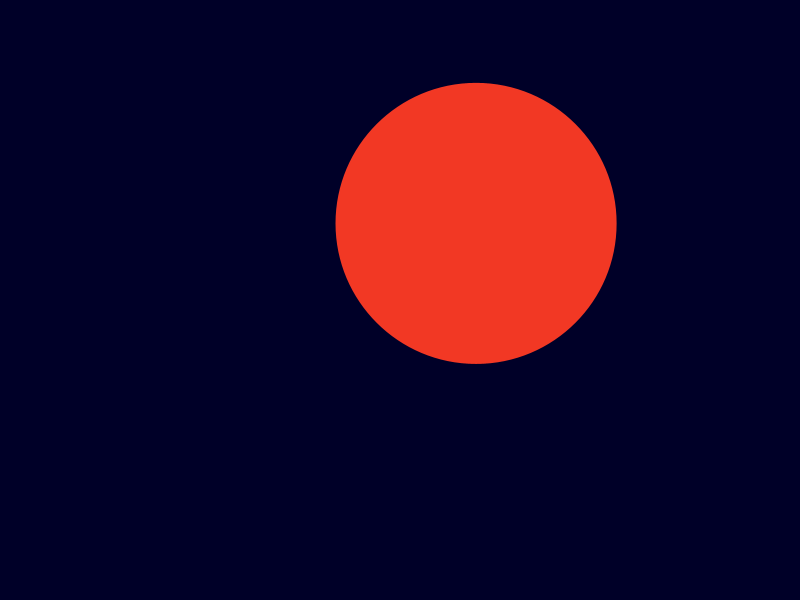
Frame 1 (no input)
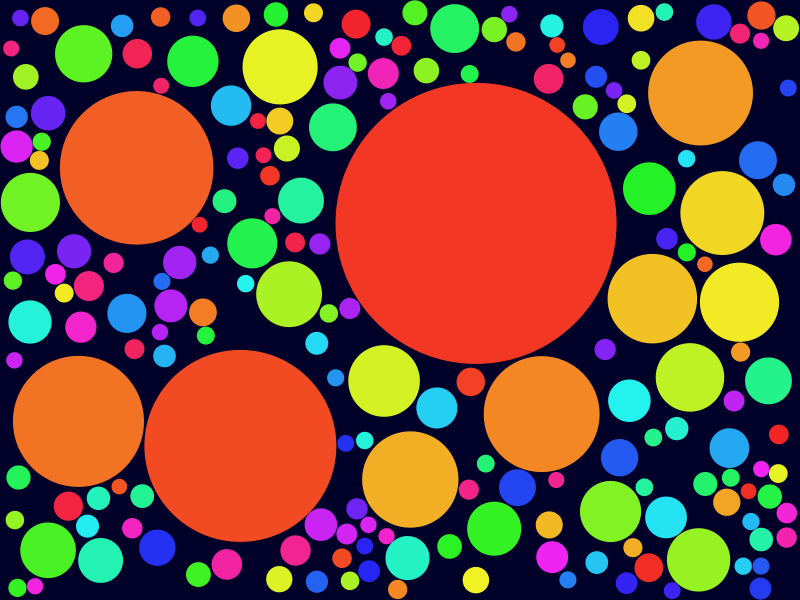
Frame 60 (the mouse pressed at the canvas centre just before this capture)
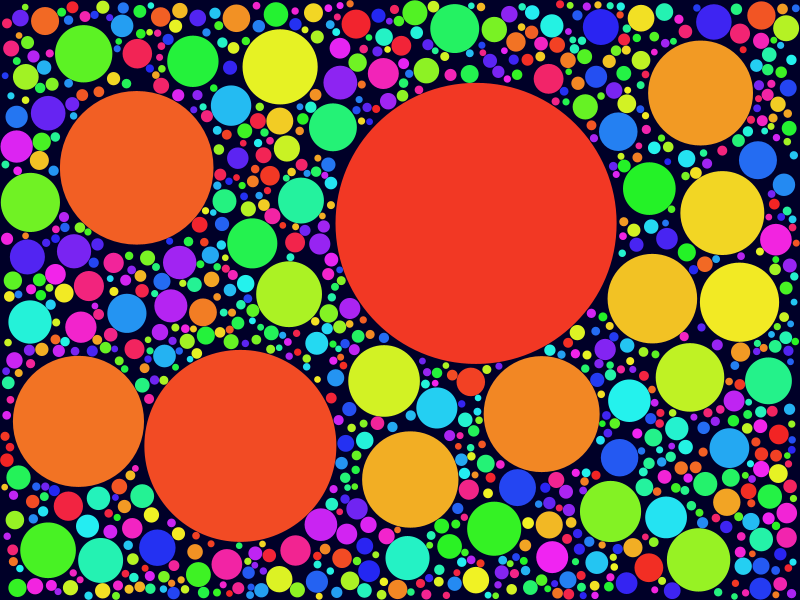
Frame 120 (the mouse held since frame 60 and released just before this capture)

The Processing sketch that drew these frames (run headless with seeded random() and noise(); from frame 60 on, the mouse is pressed at the canvas centre):

// Processing sketch: RandomTiling
// ── RandomTiling.pde
/*
 * Random Tiling
 * By Philippe Guglielmetti, aka Dr. Goulu (2011)
 * https://openprocessing.org/@Goulu/40422
 * https://drgoulu.com/2011/10/03/pavages-aleatoires/
 * 
 * Inspired by Paul Bourke (http://paulbourke.net/texture_colour/randomtile/)
 * 
 * Updated for modern Processing (3.x / 4.x) & OpenProcessing
 */

float c = 1.1;
int n = 0; // 0=circles, 10=stars, 3=triangles, 4=squares, 5=pentagons, 6=hexagons
float totalArea;
int currentIndex = 1;
int maxTrials = 5000;
ArrayList<Poly> polys;

float g(int idx) {
  return pow(idx, -c);
}

float riemannZeta() {
  float s = 0;
  for (int idx = 1; g(idx) > 1E-6; idx++) {
    s += g(idx);
  }
  return s;
}

float angle2D(float x1, float y1, float x2, float y2) {
  float dtheta = atan2(y2, x2) - atan2(y1, x1);
  while (dtheta > PI) dtheta -= 2 * PI;
  while (dtheta < -PI) dtheta += 2 * PI;
  return dtheta;
}

boolean lineIntersect(float x1, float y1, float x2, float y2, float x3, float y3, float x4, float y4) {
  float eps = 1e-9;
  float denom = (y4 - y3) * (x2 - x1) - (x4 - x3) * (y2 - y1);
  float numera = (x4 - x3) * (y1 - y3) - (y4 - y3) * (x1 - x3);
  float numerb = (x2 - x1) * (y1 - y3) - (y2 - y1) * (x1 - x3);

  if (abs(numera) < eps && abs(numerb) < eps && abs(denom) < eps) {
    return true; // Coincident lines
  }
  if (abs(denom) < eps) {
    return false; // Parallel lines
  }

  float mua = numera / denom;
  float mub = numerb / denom;
  if (mua < 0 || mua > 1 || mub < 0 || mub > 1) {
    return false;
  }
  return true; // Segment intersection
}

class Poly {
  int pts; // Number of vertices (0 or <3 = circle, 10 = 5-pointed star)
  float area, phi;
  float cx, cy;
  float cr; // Circumscribed circle radius

  Poly(int nPoints, float a) {
    area = a;
    pts = nPoints;
    if (pts < 3) {
      cr = sqrt(area / PI);
    } else if (pts == 10) {
      // Regular pentagram / 5-pointed star
      float t = 2 * sin(PI / 5.0);
      t = (5 * t * t / 4.0) * (tan(3 * PI / 10.0) - tan(PI / 5.0));
      cr = sqrt(area / t);
    } else {
      // Regular n-gon
      cr = sqrt(2 * area / (pts * sin(2 * PI / pts)));
    }
  }

  void randomize(float pmin, float pmax) {
    cx = random(cr, width - cr);
    cy = random(cr, height - cr);
    phi = random(pmin, pmax);
  }

  float getX(int ptIndex) {
    float r = cr;
    if (pts == 10 && ptIndex % 2 == 1) {
      r = r / 2.5; // Inner radius for star
    }
    return cx + r * cos(phi + ptIndex * 2 * PI / pts);
  }

  float getY(int ptIndex) {
    float r = cr;
    if (pts == 10 && ptIndex % 2 == 1) {
      r = r / 2.5;
    }
    return cy + r * sin(phi + ptIndex * 2 * PI / pts);
  }

  void drawShape() {
    if (pts < 3) {
      ellipse(cx, cy, 2 * cr, 2 * cr);
    } else {
      beginShape();
      for (int k = 0; k < pts; k++) {
        vertex(getX(k), getY(k));
      }
      endShape(CLOSE);
    }
  }

  boolean contains(float x, float y) {
    float d2 = sq(x - cx) + sq(y - cy);
    if (d2 > sq(cr)) return false;
    if (pts < 3) return true; // Inside bounding circle for circle poly

    float angle = 0;
    for (int k = 0; k < pts; k++) {
      angle += angle2D(
        getX(k) - x,
        getY(k) - y,
        getX((k + 1) % pts) - x,
        getY((k + 1) % pts) - y
      );
    }
    return abs(angle) >= PI;
  }

  boolean intersects(Poly other) {
    float d = dist(this.cx, this.cy, other.cx, other.cy);
    if (d > this.cr + other.cr) return false;

    // Check if any vertex of 'other' is inside 'this'
    for (int k = 0; k < other.pts; k++) {
      if (this.contains(other.getX(k), other.getY(k))) return true;
    }
    if (pts < 3) return true;

    // Check if any vertex of 'this' is inside 'other'
    for (int k = 0; k < pts; k++) {
      if (other.contains(this.getX(k), this.getY(k))) return true;
    }

    // Check if any edges intersect
    for (int k = 0; k < pts; k++) {
      for (int j = 0; j < other.pts; j++) {
        if (lineIntersect(
          this.getX(k), this.getY(k),
          this.getX((k + 1) % pts), this.getY((k + 1) % pts),
          other.getX(j), other.getY(j),
          other.getX((j + 1) % other.pts), other.getY((j + 1) % other.pts)
        )) {
          return true;
        }
      }
    }
    return false;
  }
}

boolean checkCollision(Poly p) {
  for (Poly existing : polys) {
    if (existing.contains(p.cx, p.cy)) return true;
  }
  for (Poly existing : polys) {
    if (p.intersects(existing)) return true;
  }
  return false;
}

void restart() {
  background(0, 0, 40); // Dark navy background
  polys = new ArrayList<Poly>();
  totalArea = (width * height) / riemannZeta();
  currentIndex = 1;
}

void setup() {
  size(800, 600);
  smooth();
  noStroke();
  restart();
}

void draw() {
  // Adaptive placement count: place more small shapes per frame
  int shapesThisFrame = (currentIndex < 25) ? 1 : min(12, (currentIndex / 20) + 1);

  for (int s = 0; s < shapesThisFrame; s++) {
    float shapeArea = totalArea * g(currentIndex);
    if (shapeArea < 1.0) {
      noLoop(); // Reached sub-pixel resolution
      break;
    }

    Poly p = new Poly(n, shapeArea);
    boolean placed = false;

    for (int trial = 0; trial < maxTrials; trial++) {
      p.randomize(0, PI);
      if (!checkCollision(p)) {
        colorMode(HSB, 100);
        fill((currentIndex * 1.6) % 100, 85, 95);
        p.drawShape();
        polys.add(p);
        placed = true;
        break;
      }
    }

    currentIndex++;
    if (!placed && currentIndex > 1200) {
      // Space is very dense, continue smoothly
      break;
    }
  }
}

void keyPressed() {
  if (key == '0') { n = 0; restart(); loop(); }       // Circles
  else if (key == '1') { n = 10; restart(); loop(); }  // Stars
  else if (key == '3') { n = 3; restart(); loop(); }   // Triangles
  else if (key == '4') { n = 4; restart(); loop(); }   // Squares
  else if (key == '5') { n = 5; restart(); loop(); }   // Pentagons
  else if (key == '6') { n = 6; restart(); loop(); }   // Hexagons
  else if (key == ' ' || key == 'r' || key == 'R') {
    restart();
    loop();
  }
}
